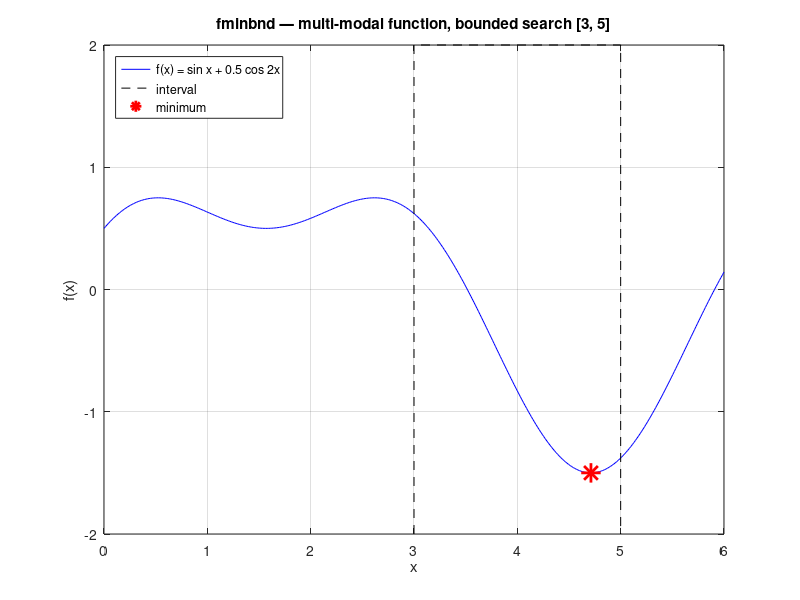

Reproduce this figure in MATLAB.
% fminbnd_min1d.m
% Bounded 1-D minimization with fminbnd (golden-section + parabolic
% interpolation). Faster and more robust than fminsearch when you
% have a known interval.



clear
close all

% A multi-modal function in [0, 6]:
%   f(x) = sin(x) + 0.5 * cos(2x)
% Two minima inside; we go for the one in [3, 5].
f = @(x) sin(x) + 0.5 * cos(2 * x);

xopt = fminbnd(f, 3, 5);
fval = f(xopt);

fprintf('Search interval : [3, 5]\n');
fprintf('Minimum at x   = %.8f\n', xopt);
fprintf('f(x)           = %.8f\n', fval);

xs = linspace(0, 6, 400);
figure;
plot(xs, f(xs), 'b'); grid on;
hold on;
plot([3 3 5 5], [-2 2 2 -2], 'k--');     % search interval markers
plot(xopt, fval, 'r*', 'MarkerSize', 14, 'LineWidth', 2);
hold off;
xlabel('x'); ylabel('f(x)');
title('fminbnd — multi-modal function, bounded search [3, 5]');
legend('f(x) = sin x + 0.5 cos 2x', 'interval', 'minimum', 'location', 'northwest');
